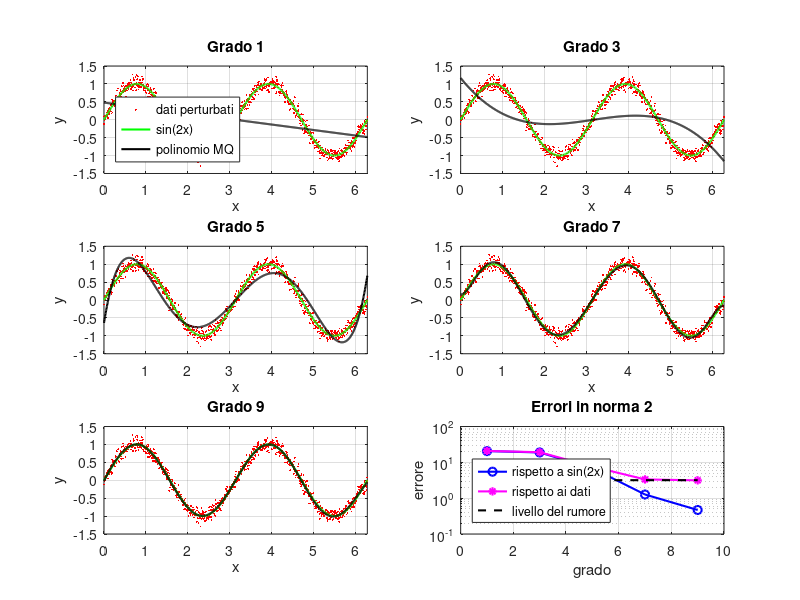

The MATLAB source for this figure:
% ==========================================
% ESERCIZIO: Minimi quadrati e filtraggio del rumore: ricostruzione di sin(2x) da dati perturbati
% ==========================================

clear; clc;  % Pulisco workspace e command window

% --- Parametri di input ---
N = 1000;                    % Numero di punti di campionamento
x = linspace(0, 2*pi, N);    % Nodi equispaziati in [0, 2pi]
sigma = 1e-1;                % Ampiezza del rumore
gradi = 1:2:9;               % Gradi dei polinomi ai minimi quadrati
rng(0);                      % Fisso il generatore casuale: stesso rumore a ogni esecuzione

% --- Punto a: dati esatti e dati perturbati ---
ysin = sin(2*x);                             % Valori esatti di sin(2x)
ysinpert = ysin + sigma * randn(size(x));    % Valori perturbati con rumore gaussiano

% Inizializzo le variabili
ng = length(gradi);      % Numero di gradi da provare
err2 = zeros(1, ng);     % Errori in norma 2 rispetto a sin(2x)
err2p = zeros(1, ng);    % Errori in norma 2 rispetto ai dati perturbati
errinf = zeros(1, ng);   % Errori in norma infinito rispetto a sin(2x)
errinfp = zeros(1, ng);  % Errori in norma infinito rispetto ai dati perturbati

% --- Punto b: polinomi ai minimi quadrati di grado 1, 3, 5, 7, 9 ---
figure(1);
set(gcf, 'Position', [100 100 1000 850]);   % Ingrandisco la finestra per i 6 riquadri

for k = 1:ng
    n = gradi(k);   % Grado corrente

    % 1. Calcolo il polinomio ai minimi quadrati sui dati perturbati e lo valuto nei nodi
    coeff = polyfit(x, ysinpert, n);
    z = polyval(coeff, x);

    % 2. Calcolo gli errori in norma 2 e in norma infinito
    err2(k) = norm(z - ysin, 2);
    err2p(k) = norm(z - ysinpert, 2);
    errinf(k) = norm(z - ysin, inf);
    errinfp(k) = norm(z - ysinpert, inf);

    % 3. Disegno dati perturbati, funzione esatta e polinomio nel k-esimo riquadro
    subplot(3, 2, k);
    plot(x, ysinpert, 'r.', 'MarkerSize', 4);
    hold on;
    plot(x, ysin, 'g-', 'LineWidth', 1.5);
    plot(x, z, 'k-', 'LineWidth', 1.5);
    hold off;
    title(sprintf('Grado %d', n));
    xlabel('x');
    ylabel('y');
    xlim([0 2*pi]);
    grid on;
    if k == 1
        legend('dati perturbati', 'sin(2x)', 'polinomio MQ', 'Location', 'southwest');
    end

    pause(2);   % Pausa per vedere i riquadri comparire uno alla volta
end

% --- Punto c: errori in funzione del grado (sesto riquadro) ---
subplot(3, 2, 6);
% 1. Disegno gli errori in norma 2 rispetto alla funzione esatta e ai dati perturbati
semilogy(gradi, err2, 'b-o', 'LineWidth', 1.5);
hold on;
semilogy(gradi, err2p, 'm-*', 'LineWidth', 1.5);

% 2. Disegno il livello del rumore (norma 2 della perturbazione)
semilogy(gradi, norm(ysinpert - ysin) * ones(size(gradi)), 'k--', 'LineWidth', 1.5);
hold off;

% 3. Aggiungo titolo, etichette, legenda e griglia
title('Errori in norma 2');
xlabel('grado');
ylabel('errore');
legend('rispetto a sin(2x)', 'rispetto ai dati', 'livello del rumore', 'Location', 'southwest');
grid on;

% --- Stampa dei risultati ---
fprintf('Ricostruzione di sin(2x) da %d dati perturbati (sigma = %g) \n\n', N, sigma);
fprintf('%6s %16s %16s %16s %16s \n', 'grado', 'norma2 vs sin', 'norma2 vs dati', 'normaInf vs sin', 'normaInf vs dati');
fprintf('%6d %16.2e %16.2e %16.2e %16.2e \n', [gradi; err2; err2p; errinf; errinfp]);
fprintf('\nNorma 2 del rumore ||ysinpert - ysin||: %.2e \n', norm(ysinpert - ysin));

% --- Salvataggio del grafico per il README ---
cartella = fullfile(fileparts(mfilename('fullpath')), 'img');                            % Cartella img accanto allo script
if ~exist(cartella, 'dir'), mkdir(cartella); end                                          % La creo se non esiste
exportgraphics(figure(1), fullfile(cartella, 'senoperturbata.png'), 'Resolution', 150);   % Salvo la figura con i 6 riquadri
